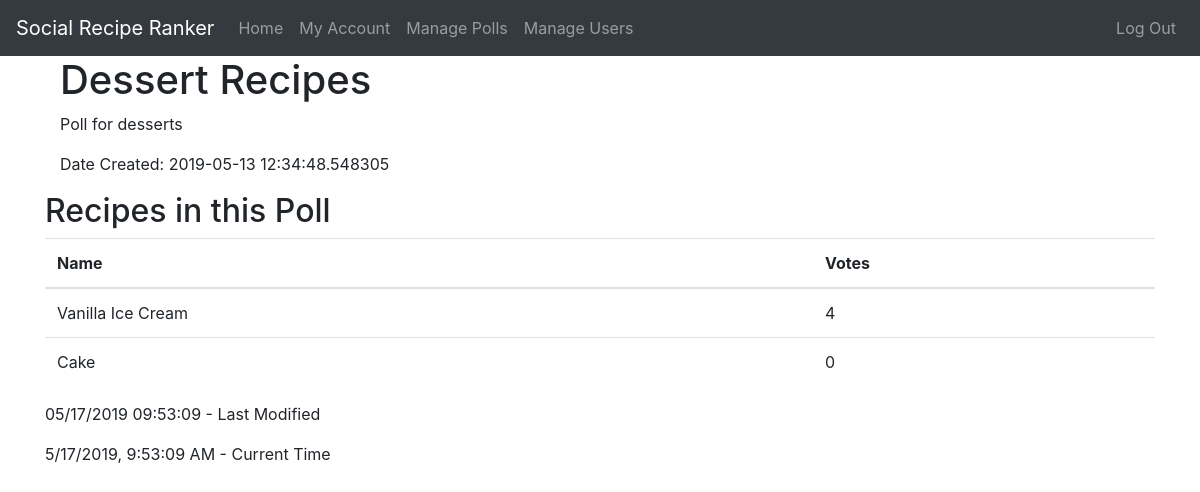
The page /poll/2/result (signed in) on the database as committed earlier.
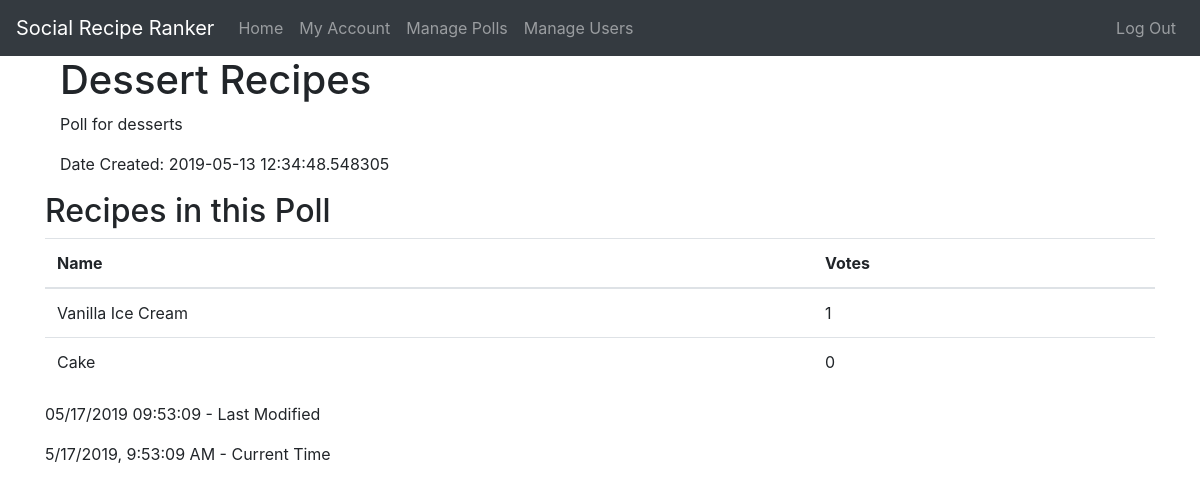
The same page on the database as committed later.
### app/models.py (models this page shows, shortened)
class Poll(db.Model):
    id = db.Column(db.Integer, primary_key=True)
    name = db.Column(db.String(64), nullable=False, index=True)
    description = db.Column(db.String(256), nullable=True)
    date_created = db.Column(db.DateTime, nullable=False, index=True, default=datetime.utcnow)
    creator_id = db.Column(db.Integer, db.ForeignKey('user.id'), nullable=False)
    recipes = db.relationship("Recipe", backref='poll', lazy='dynamic')
    votes = db.relationship("Vote", backref='poll', lazy='dynamic')

class Recipe(db.Model):
    id = db.Column(db.Integer, primary_key=True)
    name = db.Column(db.String(64), nullable=False, index=True)
    description = db.Column(db.String(256), nullable=True)
    date_added = db.Column(db.DateTime, nullable=False, index=True, default=datetime.utcnow)
    contributor_id = db.Column(db.Integer, db.ForeignKey('user.id'), nullable=False)
    poll_id = db.Column(db.Integer, db.ForeignKey('poll.id'), nullable=False)
    votes_count = db.Column(db.Integer, nullable=False, default=0)

### app/routes.py (the view)
@app.route('/poll/<int:poll_id>/result')
@login_required
def poll_result(poll_id):
    if current_user.is_authenticated:
        poll = Poll.query.get_or_404(poll_id)  # gives 404 if not found
        return render_template('poll_result.html', title=poll.name, poll=poll)
    else:
        abort(403)

### app/models.py (called while the page is built)
@login_manager.user_loader
def load_user(id):
    return User.query.get(int(id))

### app/templates/poll_result.html
{% extends "base.html" %}
{% block content %}
<article class="container">
    <header>
        <h1>{{ poll.name }}</h1>
    </header>
    <section class="row">
        <div class="container">
            <p>{{ poll.description }}</p>
            <p>Date Created: {{ poll.date_created }}</p>
        </div>
    </section>
    <section class="row">
        <h2>Recipes in this Poll</h2>
        <table class="table">
            <thead>
                <tr>
                    <th scope="col">Name</th>
                    <th scope="col">Votes</th>
                </tr>
            </thead>
            <tbody>
                {% for r in poll.recipes.all() %}
                <tr class='table-row'>
                    <td>{{ r.name }}</td>
                    <td>{{ r.votes_count }}</td>
                </tr>
                {% endfor %}
            </tbody>
        </table>
    </section>
</article>
{% endblock %}

### app/templates/base.html (shortened to what this page needs)
<!DOCTYPE html>
<html lang="en">
<head>
    <link rel="stylesheet" type="text/css" href="/static/css/bootstrap.min.css"/>
    <link rel="stylesheet" type="text/css" href="/static/css/style.css"/>
</head>
<body>
    <nav class="navbar navbar-expand-sm navbar-dark bg-dark">
        <a class="navbar-brand" href="/">Social Recipe Ranker</a>
        <ul class="navbar-nav">
            <li class="nav-item"><a class="nav-link" href="{{ url_for('index') }}">Home</a></li>
            <li class="nav-item"><a class="nav-link" href="{{ url_for('account') }}">My Account</a></li>
            {% if current_user.is_admin %}
            <li class="nav-item"><a class="nav-link" href="{{ url_for('manage_polls') }}">Manage Polls</a></li>
            <li class="nav-item"><a class="nav-link" href="{{ url_for('manage_users') }}">Manage Users</a></li>
            {% else %}
            <li class="nav-item"><a class="nav-link" href="{{ url_for('polls') }}">Polls</a></li>
            {% endif %}
        </ul>
        <ul class="navbar-nav ml-auto">
            {% if current_user.is_anonymous %}
            <li class="nav-item"><a class="nav-link" href="{{ url_for('register') }}">Sign Up</a></li>
            <li class="nav-item"><a class="nav-link" href="{{ url_for('login') }}">Login</a></li>
            {% else %}
            <li class="nav-item"><a class="nav-link" href="{{ url_for('logout') }}">Log Out</a></li>
            {% endif %}
        </ul>
    </nav>
    <div class="container body-content">
            {% block content %}{% endblock %}
            <footer>
                <p id="last_modified">Last Modified</p>
                <p id="current_time">Current Time</p>
            </footer>
    </div>
</body>
</html>

Rows that differ between the two databases and show on the page:
changed Recipe "Vanilla Ice Cream": votes_count "4" → "1"
